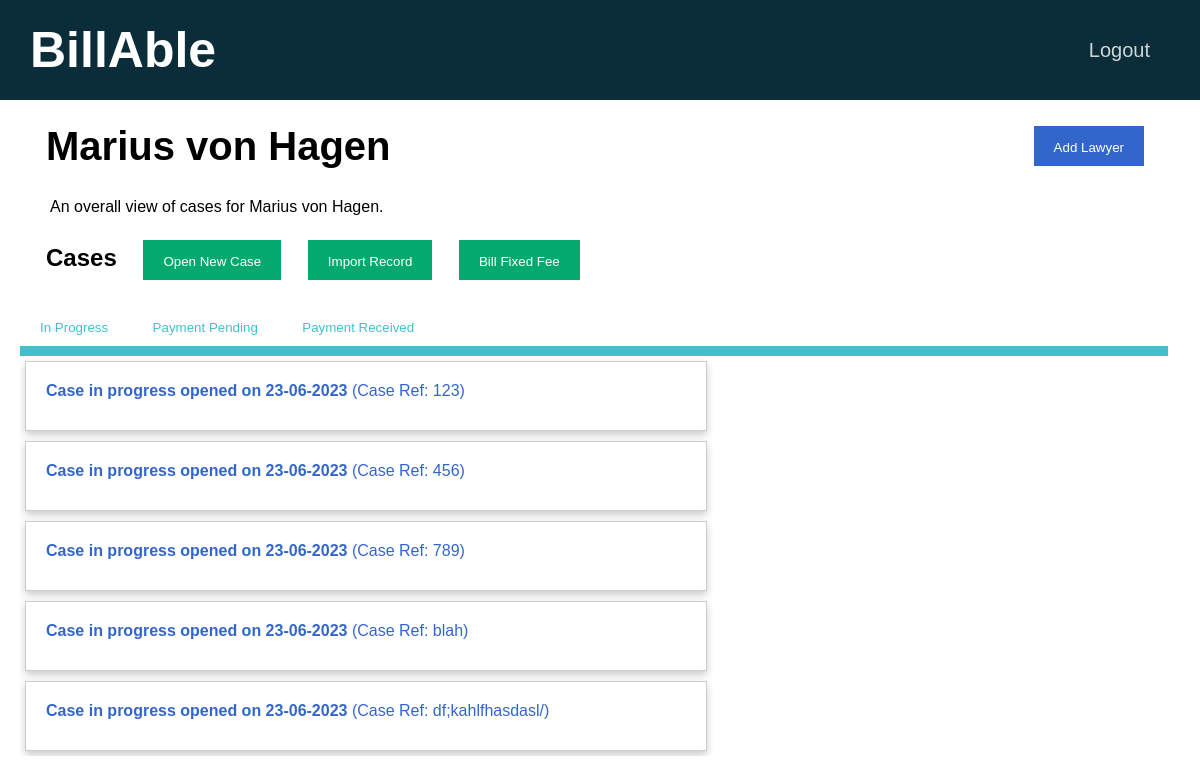
Screenshot of /clients/1 (signed in) with the database file from the repository.
### tables this page shows
CREATE TABLE clients(id INTEGER PRIMARY KEY AUTOINCREMENT NOT NULL, name TEXT NOT NULL, email TEXT NOT NULL, in_progress INTEGER NOT NULL DEFAULT 0, payment_pending INTEGER NOT NULL DEFAULT 0, payment_received INTEGER NOT NULL DEFAULT 0, firm INTEGER NOT NULL DEFAULT 1);

CREATE TABLE timesheets(id INTEGER PRIMARY KEY AUTOINCREMENT NOT NULL, client_id INTEGER NOT NULL, status INTEGER NOT NULL, created DATETIME NOT NULL, firm INTEGER NOT NULL DEFAULT 1, invoice_generated DATETIME, invoice_paid DATETIME, case_ref_no BLOB NOT NULL, FOREIGN KEY (client_id) REFERENCES clients(id), FOREIGN KEY (status) REFERENCES status_list(id));

### app.py (the view)
@app.route("/clients/<id>", methods=["GET"])
@login_required
def client(id):
    connection = sqlite3.connect("database.db")
    connection.row_factory = sqlite3.Row
    cursor = connection.cursor()
    user_id = session["user_id"]
    user_firm = cursor.execute("SELECT firm FROM users WHERE id = ?", [user_id]).fetchone()["firm"]
    rel = cursor.execute("SELECT * FROM users_clients WHERE user_id = ? AND client_id = ?", [user_id, id]).fetchall()
    if len(rel) != 0:
        client_info = cursor.execute("SELECT * FROM clients WHERE id = ?", [id]).fetchone()
        client = {}
        client["name"] = client_info["name"]
        client["id"] = client_info["id"]
        client["email"] = client_info["email"]
        in_progress_rows = cursor.execute("SELECT * FROM timesheets WHERE client_id = ? AND status = 1", [client_info["id"]]).fetchall()
        in_progress_timesheets = []
        for row in in_progress_rows:
            in_progress_timesheet = {}
            in_progress_timesheet["id"] = row["id"]
            in_progress_timesheet["created"] = row["created"]
            in_progress_timesheet["caseref"] = row["case_ref_no"]
            in_progress_timesheets.append(in_progress_timesheet)
        payment_pending_rows = cursor.execute("SELECT * FROM timesheets WHERE client_id = ? AND status = 2", [client_info["id"]]).fetchall()
        payment_pending_timesheets = []
        for row in payment_pending_rows:
            payment_pending_timesheet = {}
            payment_pending_timesheet["id"] = row["id"]
            payment_pending_timesheet["invoice_generated"] = row["invoice_generated"]
            payment_pending_timesheet["caseref"] = row["case_ref_no"]
            payment_pending_timesheets.append(payment_pending_timesheet)
        payment_received_rows = cursor.execute("SELECT * FROM timesheets WHERE client_id = ? AND status = 3", [client_info["id"]]).fetchall()
        payment_received_timesheets = []
        for row in payment_received_rows:
            payment_received_timesheet = {}
            payment_received_timesheet["id"] = row["id"]
            payment_received_timesheet["invoice_paid"] = row["invoice_paid"]
            payment_received_timesheet["caseref"] = row["case_ref_no"]
            payment_received_timesheets.append(payment_received_timesheet)
        lawyer_rows = cursor.execute("SELECT * FROM users WHERE firm = ?", [user_firm]).fetchall()
        lawyers = []
        for row in lawyer_rows:
            if row["id"] != user_id:
                lawyer = {}
                lawyer["id"] = row["id"]
                lawyer["name"] = row["name"]
                lawyers.append(lawyer)
        fixed_fee_rows = cursor.execute("SELECT * FROM fixed_fees WHERE firm = ?", [user_firm]).fetchall()
        fixed_fees = []
        for row in fixed_fee_rows:
            fixed_fee = {}
            fixed_fee["id"] = row["id"]
            fixed_fee["description"] = row["description"]
            fixed_fee["amount"] = "{:.2f}".format(row["amount"])
            fixed_fees.append(fixed_fee)
        connection.close()
        return render_template("client.html", client=client,
                            in_progress_timesheets=in_progress_timesheets,
                            payment_pending_timesheets=payment_pending_timesheets,
                            payment_received_timesheets=payment_received_timesheets,
                            lawyers=lawyers,
                            fixed_fees = fixed_fees)
    else:
        return redirect(url_for("home"))

### helpers.py (called while the page is built)
def login_required(f):
    @wraps(f)
    def decorated_function(*args, **kwargs):
        if session.get("user_id") is None:
            return redirect("/login")
        return f(*args, **kwargs)
    return decorated_function

### templates/client.html (shortened to what this page needs)
{% extends "layout.html" %}
{% block main %}
    <div class="container page-header">
        <b> {{ client["name"] }} </b>
        <span style="float: right;">
            <button type="button" class="option-button primarybtn" id="addNewLawyerModalOpen" style="float: right;">
                Add Lawyer
            </button>
        </span>
    </div>
    <p class="tagline"> An overall view of cases for {{ client["name"] }}. </p>
    <h2 class="container">
        Cases
        <span>
            <button type="button" class="option-button successbtn" id="addNewTimesheetModalOpen" style="margin-left: 20px;">
                Open New Case
            </button>
            <button type="button" class="option-button successbtn" data-bs-toggle="modal" id="importExcelModalOpen">
                Import Record
            </button>
            <button type="button" class="option-button successbtn" id="billFixedFeeModalOpen">
                Bill Fixed Fee
            </button>
        </span>
    </h2>
    <button type="button" id="in-progress" class="option-button tab-button">In Progress</button>
    <button type="button" id="payment-pending" class="option-button tab-button">Payment Pending</button>
    <button type="button" id="payment-received" class="option-button tab-button">Payment Received</button>
    <hr class="tab-bar" id="tab-bar">
    <div id="in-progress-view" class="dashboard">
        {% if in_progress_timesheets %}
            {% for timesheet in in_progress_timesheets %}
                <a href="{{ url_for('timesheet', id=timesheet['id']) }}" class="stretched-link">
                    <div class="invoice-card">
                        <b>Case in progress opened on {{ timesheet["created"] }}</b>
                        (Case Ref: {{ timesheet["caseref"] }})
                    </div>
                </a>
            {% endfor %}
        {% else %}
            <p>There are currently no cases in progress for this client!</p>
        {% endif %}
    </div>
{% endblock %}

### static/styles.css (style rules this page uses)
body { font-family: Arial, Helvetica, sans-serif; margin: 0; overflow-x: hidden; }
button { border: none; }
a { color: #3366cc; text-decoration: none }
.page-header { font-size: 40px; line-height: 40px; }
.tagline { margin-left: 30px; height: 10px; }
.option-button { color: white; padding: 14px 20px; height: 40px; margin-left: 10px; margin-right: 10px; cursor: pointer; }
.tab-button { color: #41c0cb; background-color: white; height: 40px; cursor: pointer; margin: 0px; }
.tab-bar { background-color: #41c0cb; height: 10px; border: none; width: 99%; margin: 0; padding: 0; }
.invoice-card { width: 98%; height: 70px; padding: 20px; margin: 5px; display: inline-block; align-items: center; border: 1px solid #ccc; box-sizing: border-box; box-shadow: 0 4px 8px 0 rgba(0,0,0,0.2); transition: 0.3s; }
.dashboard { float: left; height: 60%; width: 60%; overflow-y: auto; }
.stretched-link { height: 100%; }
.successbtn { background-color: #04AA6D; }
.primarybtn { background-color: #3366cc; }
.container { margin: 10px; padding: 16px; align-items: center; }

### rows the page displays
clients: name "Marius von Hagen"
timesheets: created "23-06-2023", caseref "123"
timesheets: created "23-06-2023", caseref "456"
timesheets: created "23-06-2023", caseref "789"
timesheets: created "23-06-2023", caseref "blah"
timesheets: created "23-06-2023", caseref "df;kahlfhasdasl/"
